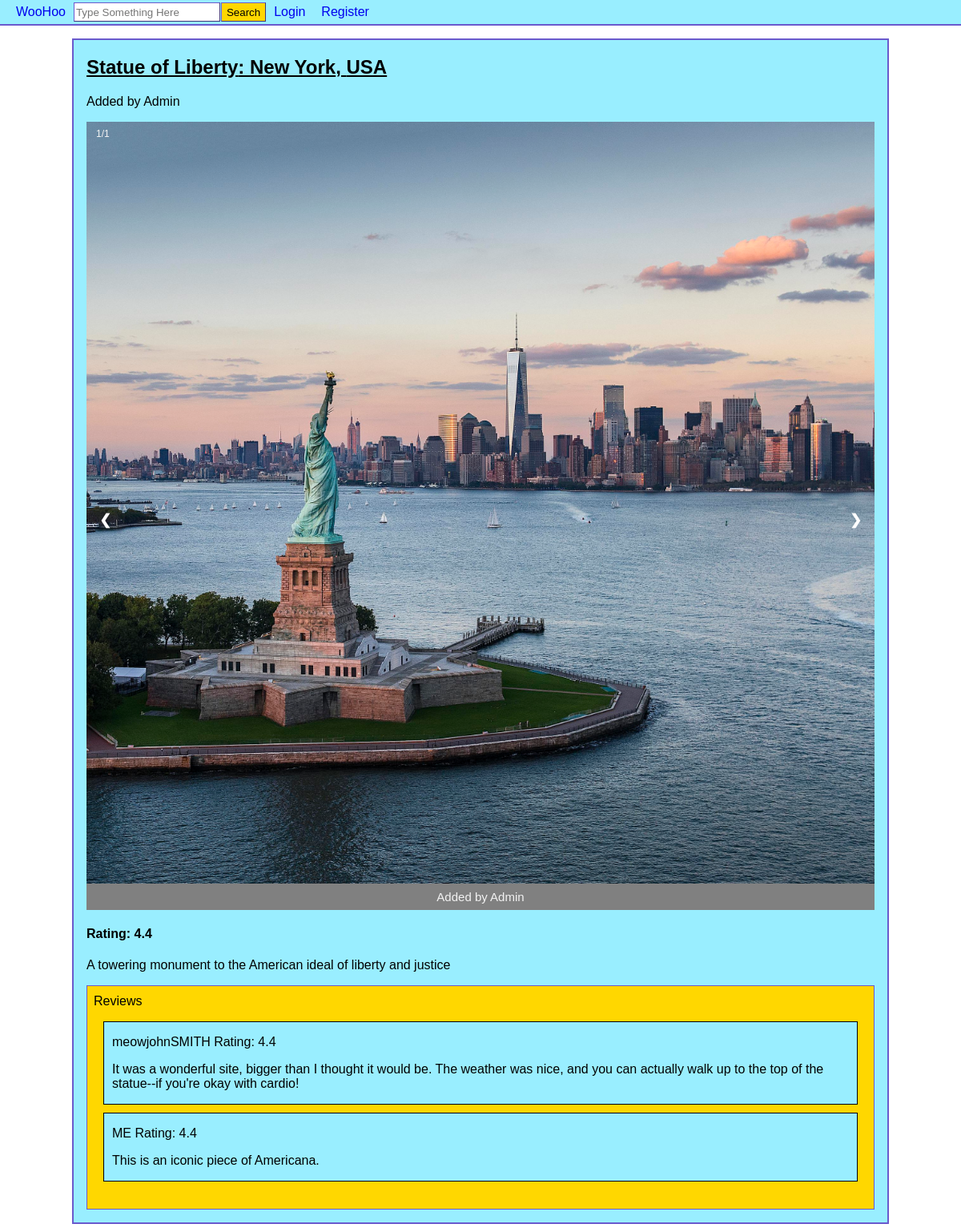
/place.php?place=1, run on the app's committed database.
### tables this page shows
CREATE TABLE `places` (
  `placeID` int(11) NOT NULL,
  `placeName` varchar(255) NOT NULL,
  `city` varchar(255) NOT NULL,
  `country` varchar(255) NOT NULL,
  `description` text DEFAULT NULL,
  `reviewScore` decimal(10,1) DEFAULT NULL,
  `userID` int(11) NOT NULL
);

CREATE TABLE `users` (
  `userID` int(11) NOT NULL,
  `username` varchar(255) NOT NULL,
  `email` varchar(255) NOT NULL,
  `password` varchar(255) NOT NULL,
  `dateRegistered` date NOT NULL
);

CREATE TABLE `pictures` (
  `pictureID` int(11) NOT NULL,
  `image` varchar(255) NOT NULL,
  `placeID` int(11) NOT NULL,
  `userID` int(11) NOT NULL
);

CREATE TABLE `reviews` (
  `reviewID` int(11) NOT NULL,
  `userID` int(11) NOT NULL,
  `placeID` int(11) NOT NULL,
  `score` decimal(10,1) DEFAULT NULL,
  `written` text DEFAULT NULL
);

### place.php (the view, shortened to what this page needs)
<?php
require('database.php');
$place = $_GET['place'];
try {
	$placeQ = "SELECT * FROM places WHERE placeID=" . $place;
	$s5 = $db->prepare($placeQ);
	$s5->execute();
	$results = $s5->fetchAll()[0];
} catch (PDOException $ex) {
	if(!isset($_GET['logout'])) {
		throw $ex;
	}
	echo $ex->getMessage();
}
$pid = $results['placeID'];
?>
<!DOCTYPE html>
<html>
<head>
<link rel="stylesheet" href="style.css"/>
</head>
<body>
<header>
<?php include('header.php'); ?>
</header>
<div class="center">
<h2 style="text-decoration:underline;"><?php echo $results['placeName']; ?>: <?php echo $results['city']; ?>, <?php echo $results['country']; ?></h2>
<p><?php
$userId = $results['userID'];
$userQ = 'SELECT username FROM users WHERE userID='. $userId .' LIMIT 1';
$s1 = $db->prepare($userQ);
$s1->execute();
$username = $s1->fetchAll()[0];
echo 'Added by '. $username[0];
?></p>
<div class="slideshow-container">
<?php
$imgQ = "SELECT image, userID FROM pictures WHERE placeID=" . $results['placeID'];
$s2 = $db->prepare($imgQ);
$s2->execute();
$images = $s2->fetchAll();
$numImg = count($images);
$counter=1;
?>
<?php
foreach($images as $img): ?>
<div class="mySlides fade">
<div class="numbertext"><?php echo $counter.'/'.$numImg; ?></div>
<img src="place_imgs/<?php
      $imgPath = $img['image'];
      echo $imgPath;
      ?>" alt="interesting" style="width:100%;">
      <div class="text">
      <?php
      $userQ = 'SELECT username FROM users WHERE userID='. $img['userID'] .' LIMIT 1';
      $s2 = $db->prepare($userQ);
      $s2->execute();
      $username = $s2->fetchAll()[0];
      echo 'Added by '. $username[0];
      ?>
      </div>
</div>
<?php
$counter++;
endforeach;?>
<?php
if(empty($images)){
echo '<img src="place_imgs/default.jpg" alt="interesting" style="display:block;margin:auto;">';
}
else{
echo '
<a class="prev" onclick="plusSlides(-1)">&#10094;</a>
<a class="next" onclick="plusSlides(1)">&#10095;</a>
';
}
?>
</div>
<h4>Rating: <?php
if(!is_null($results['reviewScore'])){
echo $results['reviewScore'];
}
else{
echo 'No ratings yet';
}
?></h4>
<p>
<?php echo $results['description']; ?>
</p>
<?php include('review.php'); ?>
</div>
</body>
</html>

### review.php (shortened to what this page needs)
<?php
$query = "SELECT * FROM reviews WHERE placeID=" . $pid;
$do = $db->prepare($query);
$do->execute();
$reviews = $do->fetchAll();
if (count($reviews) != 0) {
	$text = "Reviews";
} else $text = "No reviews have been written for this location.";
?>
<div class="reviewBox">
<span style="padding-left:8px;"><?php echo $text; ?></span>
<ul class="reviewList">
	<?php foreach($reviews as $review) : ?>
		<?php
		$query = "SELECT username FROM users WHERE userID=" . $review['userID'];
		$do = $db->prepare($query);
		$do->execute();
		$user = $do->fetchAll()[0];
		?>
		<li>
			<div class="review">
				<?php if($review['written'] != '' & $review['written'] != NULL) : ?>
				<p> <?php echo $user['username']; echo "\tRating: "; echo $review['score']; ?> </p>
				<p> <?php echo $review['written']; ?></p>
				<?php endif; ?>
			</div>
		</li>
	<?php endforeach; ?>
</ul>
<br/>
</div>

### style.css (style rules this page uses)
body { margin-top: 0px; margin-left: 0px; margin-right: 0px; }
.center { width: 85%; margin: auto; padding: 1em; padding-top: 0; margin-top:1em; margin-bottom:1em; background-color: #99EEFF; border: 2px solid slateblue; }
#filters ul, li { padding: 0; list-style-type: none; }
.slideshow-container { max-width: 1000px; position: relative; margin: auto; }
.mySlides { display: none; }
.prev, .next { cursor: pointer; position: absolute; top: 50%; width: auto; margin-top: -22px; padding: 16px; color: white; font-weight: bold; font-size: 18px; transition: 0.6s ease; border-radius: 0 3px 3px 0; user-select: none; }
.next { right: 0; border-radius: 3px 0 0 3px; }
.text { color: #f2f2f2; background-color: grey; font-size: 15px; padding: 8px 12px; position: absolute; width: 100%; bottom:0; text-align: center; }
.numbertext { color: #f2f2f2; font-size: 12px; padding: 8px 12px; position: absolute; top: 0; }
.fade { -webkit-animation-name: fade; -webkit-animation-duration: 1.5s; animation-name: fade; animation-duration: 1.5s; }
* { box-sizing: border-box }
body { font-family: Verdana, sans-serif; margin:0 }
img { vertical-align: middle; }
.prev, .next { cursor: pointer; position: absolute; top: 50%; width: auto; padding: 16px; margin-top: -22px; color: white; font-weight: bold; font-size: 18px; transition: 0.6s ease; border-radius: 0 3px 3px 0; user-select: none; }

### header.php (style rules this page uses)
header { width: 100%; align-items: center; }

### review.php (style rules this page uses)
.reviewBox { background-color: rgb(255, 215, 0); padding-top: 10px; border: solid slateblue 1.5px; }
.reviewList { padding:0 20px 0 20px; }
.review { border: solid black 1.5px; margin-bottom: 10px; padding:0 10px 0 10px; background-color: #99EEFF; }

### data on the page
places: placeName "Statue of Liberty", city "New York", country "USA", reviewScore "4.4", description "A towering monument to the American ideal of liberty and justice"
users: username "Admin"
pictures: image (picture), userID.username "Admin"
reviews: userID.username "meowjohnSMITH", score "4.4", written "It was a wonderful site, bigger than I thought it would be. The weather was nice, and you can actually walk up to the top of the statue--if you're okay with cardio!"
reviews: userID.username "ME", score "4.4", written "This is an iconic piece of Americana."

### other printed values
$text "Reviews"
